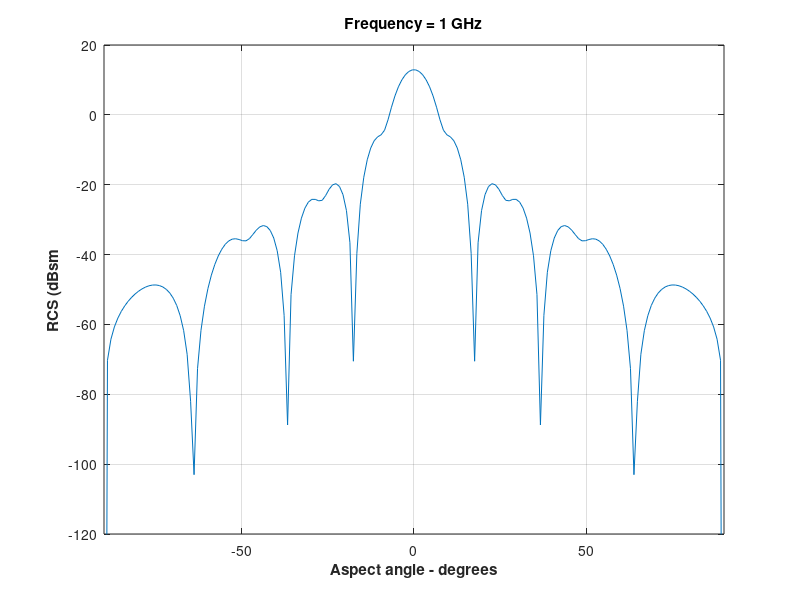

Recreate this plot in MATLAB.
% this routine calculates the scattered electric field of an arbitrary
% N-sided polygon located in the x-y plane.
clc
clear all
close all
frequency = 1.0e9; % desired radar frequency
freqGH = num2str(frequency*1.e-9);
c = 299795645.0; % speed of light
w = 2.0*pi*frequency; % radian frequency
wavenumber = w/c; % free space wavenumber
mu = 4.0*pi*1.0e-7; % free space permeability
z_o = 376.7343; % free space wave impedance
nsides = 3; % number of polygon sides
vertices(1,:) = [0.0 0.0 0.0]; % vertexes of polygon (counterclockwise)
vertices(2,:) = [1.0 0.5 0.0]; % vertexes of polygon (counterclockwise)
vertices(3,:) = [1.5 0.0 0.0]; % vertexes of polygon (counterclockwise)
for n = 1:nsides
    if n == nsides
        alpha_n(nsides,1) = vertices(1,1) - vertices(nsides,1);
        alpha_n(nsides,2) = vertices(1,2) - vertices(nsides,2);
        alpha_n(nsides,3) = vertices(1,3) - vertices(nsides,3);
    else
        alpha_n(n,1) = vertices(n+1,1) - vertices(n,1);
        alpha_n(n,2) = vertices(n+1,2) - vertices(n,2);
        alpha_n(n,3) = vertices(n+1,3) - vertices(n,3);
    end
    alpha_n(n, 1:3) = alpha_n(n, 1:3)/norm(alpha_n(n, 1:3));
end
normal_vect = [0 0 1]; % +z normal for x-y plane
theta_points = 180; % number of points in theta
phi_points = 1; % number of points in phi
theta = linspace(-0.5*pi, 0.5*pi, theta_points);
phi = linspace(0.0, 2.0*pi, phi_points);
for i_theta = 1:theta_points
    for i_phi = 1:phi_points
        theta_vect(1) = cos(theta(i_theta))*cos(phi(i_phi));
        theta_vect(2) = cos(theta(i_theta))*sin(phi(i_phi));
        theta_vect(3) = -sin(theta(i_theta));
        phi_vect(1) = -sin(phi(i_phi));
        phi_vect(2) = cos(phi(i_phi));
        phi_vect(3) = 0.0;
        w_vect(1) = 2*wavenumber*sin(theta(i_theta))*cos(phi(i_phi));
        w_vect(2) = 2*wavenumber*sin(theta(i_theta))*sin(phi(i_phi));
        w_vect(3) = 0.0;
        s_term = 0.0;
        for n = 1:nsides
            expterm = exp(i*dot(w_vect, vertices(n,1:3)));
            if n == 1
                num = dot(cross(normal_vect, alpha_n(n,1:3)), alpha_n(nsides,1:3));
                denom = dot(w_vect, alpha_n(n,1:3))*dot(w_vect, alpha_n(nsides,1:3));
            else
                num = dot(cross(normal_vect, alpha_n(n,1:3)), alpha_n(n-1,1:3));
                denom = dot(w_vect, alpha_n(n,1:3))*dot(w_vect, alpha_n(n-1,1:3));
            end
            s_term = s_term + num*expterm/denom;
        end
        vect_term = dot(theta_vect, cross(phi_vect, normal_vect));
        es(i_theta, i_phi) = -j*w*mu/2.0/pi/z_o*vect_term*s_term;
    end
end
rcs = 20.0*log10(sqrt(4*pi)*abs(es));
plot(180*theta/pi, rcs)
axis([-90 90 -120 20])
xlabel('\bfAspect angle - degrees')
ylabel('\bfRCS (dBsm')
grid on
title (['Frequency = ',[freqGH],' GHz']);
